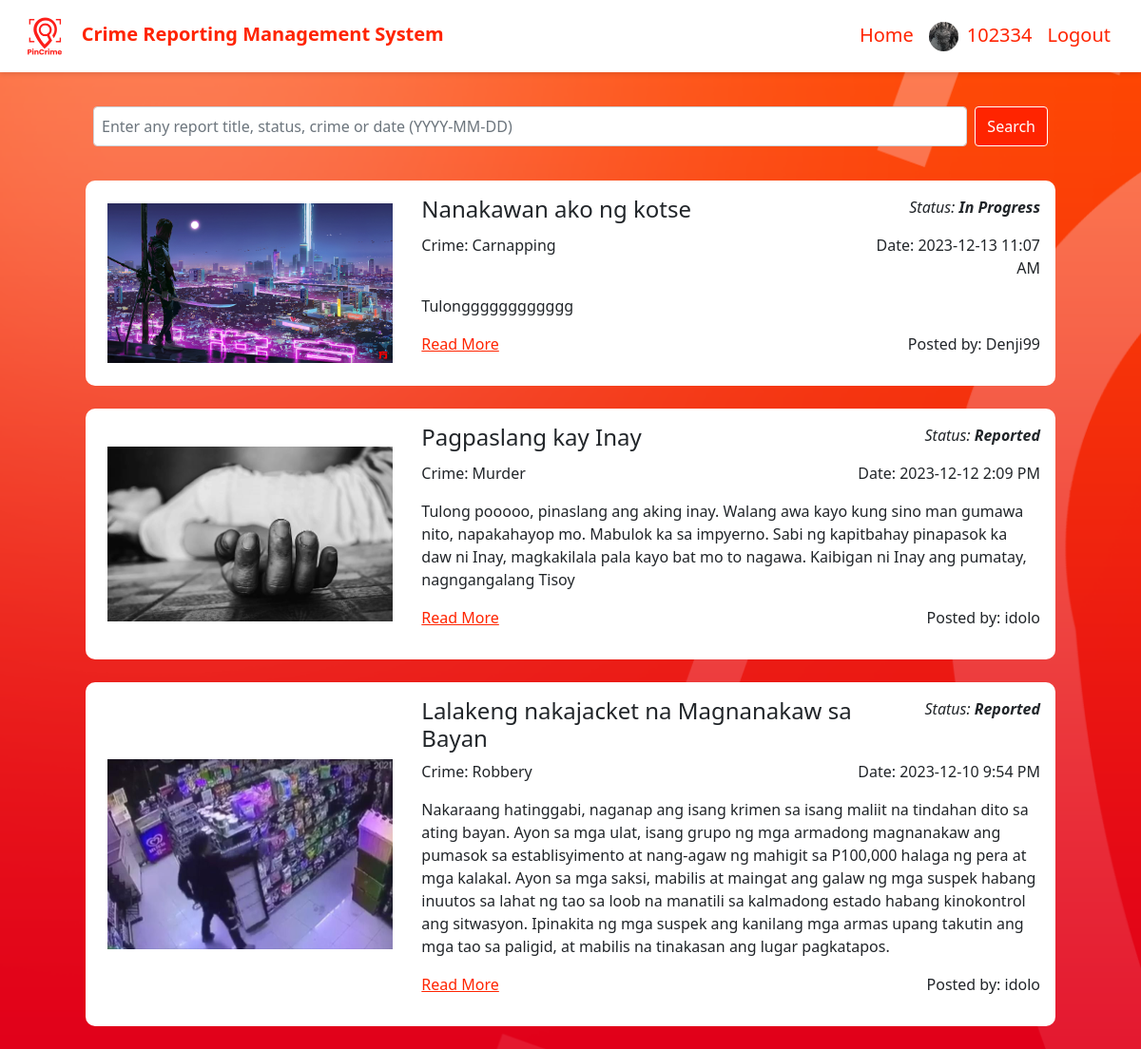
Page /police_home.php (signed in) on the committed database.
### tables this page shows
CREATE TABLE `police` (
  `policeID` int(11) NOT NULL,
  `pic` varchar(100) DEFAULT NULL,
  `lname` varchar(20) NOT NULL,
  `fname` varchar(20) NOT NULL,
  `mname` varchar(20) DEFAULT NULL,
  `street_add` varchar(50) DEFAULT NULL,
  `barangay_add` varchar(50) NOT NULL,
  `age` int(11) NOT NULL,
  `gender` varchar(5) NOT NULL,
  `civilstat` varchar(8) NOT NULL,
  `phone` varchar(11) NOT NULL,
  `email` varchar(40) NOT NULL,
  `division` varchar(60) NOT NULL,
  `rank` varchar(60) NOT NULL,
  `badgeID` varchar(6) NOT NULL,
  `password` varchar(10) NOT NULL
);

CREATE TABLE `report` (
  `reportID` int(11) NOT NULL,
  `title` varchar(50) NOT NULL,
  `status` varchar(15) NOT NULL,
  `crime` varchar(50) NOT NULL,
  `date` datetime NOT NULL,
  `pic_evidence` varchar(100) DEFAULT NULL,
  `content` varchar(600) NOT NULL,
  `username` varchar(20) NOT NULL,
  `latitude` double DEFAULT NULL,
  `longitude` double DEFAULT NULL,
  `address` varchar(150) NOT NULL
);

### police_home.php (the view, shortened to what this page needs)
<?php
    if (isset($_SESSION['email']) && isset($_SESSION['badgeID']) && isset($_SESSION['password'])) {
?>
<!DOCTYPE html>
<html lang="en">
<head>
    <link href="https://cdn.jsdelivr.net/npm/bootstrap@5.0.2/dist/css/bootstrap.min.css" rel="stylesheet">
    <link rel="stylesheet" href="https://cdn.datatables.net/1.13.6/css/jquery.dataTables.css">
</head>
<body >
    <?php
        require "police_header.php";
    ?>
    <div class="container-md my-4 p-2">
        <form class="d-flex my-1" action="police_home.php" method="POST">
            <input class="form-control me-2 p-2" type="search" placeholder="Enter any report title, status, crime or date (YYYY-MM-DD)" aria-label="Search" name="search_data" >
            <button class="btn btn-outline-primary" type="submit" style="background-color: #FF2400; border-color: white; color: white;">Search</button>
        </form>
    </div>
    <?php
        if (isset($_POST['search_data'])) {
            $searchTerm = $_POST['search_data'];
            $query = "SELECT * FROM report WHERE title LIKE '%$searchTerm%' OR status LIKE '%$searchTerm%' OR crime LIKE '%$searchTerm%' OR date LIKE '%$searchTerm%' ORDER BY date DESC";
            $result = $conn->query($query);
            if ($result === false) {
                die("Error executing query: " . $conn->error);
            }
            while($row = $result->fetch_assoc()) {
    ?>
            <div class="container my-4 p-3">
                <div class="row">
                    <div class="col-4 d-flex justify-content-center align-items-center">
                        <img src="<?php echo $row['pic_evidence'];?>" alt="Image" style="max-height: 200px; max-width: 300px;">
                    </div>
                    <div class="col-8">
                        <div class="row">
                            <div class="col-9 text-start"><h4><?php echo $row['title'];?></h4></div>
                            <div class="col-3 text-end"><i><p>Status: <b><?php echo $row['status']?></b></p></i></div>
                        </div>
                        <div class="row">
                            <div class="col-8 text-start"><p><?php echo "Crime: " . $row['crime'];?></p></div>
                            <div class="col-4 text-end"><p><?php echo "Date: " . date('Y-m-d g:i A', strtotime($row['date'])); ?></p></div>
                        </div>
                        <div class="row justify-content-center">
                            <p><?php echo $row['content']?></p>
                        </div>
                        <div class="row">
                            <a href="citizen_post.php?reportID=<?php echo $row['reportID'];?>" class="col-4 text-start" style="color: #FF2400;">Read More</a>
                            <p class="col-8 text-end"><?php echo "Posted by: " . $row['username']?></p>
                        </div>
                    </div>
                </div>
            </div>
    <?php
            }
            $result->free_result();
        } else {
            $result = $conn->query("SELECT * FROM report ORDER BY date DESC");
            while($row = $result->fetch_assoc()) {
    ?>
            <div class="container my-4 p-3">
                <div class="row">
                    <div class="col-4 d-flex justify-content-center align-items-center">
                        <img src="<?php echo $row['pic_evidence'];?>" alt="Image" style="max-height: 200px; max-width: 300px;">
                    </div>
                    <div class="col-8">
                        <div class="row">
                            <div class="col-9 text-start"><h4><?php echo $row['title'];?></h4></div>
                            <div class="col-3 text-end"><i><p>Status: <b><?php echo $row['status']?></b></p></i></div>
                        </div>
                        <div class="row">
                            <div class="col-8 text-start"><p><?php echo "Crime: " . $row['crime'];?></p></div>
                            <div class="col-4 text-end"><p><?php echo "Date: " . date('Y-m-d g:i A', strtotime($row['date'])); ?></p></div>
                        </div>
                        <div class="row justify-content-center">
                            <p><?php echo $row['content']?></p>
                        </div>
                        <div class="row">
                            <a href="police_post.php?reportID=<?php echo $row['reportID'];?>" class="col-4 text-start" style="color: #FF2400;">Read More</a>
                            <p class="col-8 text-end"><?php echo "Posted by: " . $row['username']?></p>
                        </div>
                    </div>
                </div>
            </div>
    <?php
            }
        }
    ?>
</body>
</html>
<?php
    } else {
        header("Location:invalid.php");
    }
?>

### police_header.php (shortened to what this page needs)
<header>
    <nav class="navbar navbar-expand-lg navbar-dark bg-white" style="box-shadow: 0px 2px 5px rgba(0, 0, 0, 0.1);">
        <div class="container-fluid px-4">
            <a class="navbar-brand" href="police_home.php">
                <img src="images/layout/logo_new.png" alt="PinCrime Logo" style="max-height: 50px; margin-right: 10px;">
                <b style="color: #FF2400;">Crime Reporting Management System</b>
            </a>
            <div class="collapse navbar-collapse" id="navbarNav">
                <ul class="navbar-nav ms-auto">
                    <li class="nav-item active">
                        <a class="nav-link" href="police_home.php" style="color: #FF2400; font-size: 20px;">Home</a>
                    </li>
                    <li class="nav-item">
                        <a class="nav-link" href="police_profile.php" style="color: #FF2400; font-size: 20px;">
                        <?php
                            require "conn.php";
                            $currentUser = $_SESSION['badgeID'];
                            $userResult = $conn->query("SELECT * from police WHERE badgeID = '$currentUser'");
                            while ($userRow = $userResult->fetch_assoc()) {
                        ?>
                        <img src="<?php echo $userRow['pic']?>" style="height: 31px; width: 31px; margin-right: 9px; border-radius: 50%; object-fit: cover; object-position: center;"><?php echo $userRow['badgeID']?>
                        <?php
                            }
                        ?>
                        </a>
                    </li>
                    <li class="nav-item">
                        <a class="nav-link" href="logout.php" style="color: #FF2400; font-size: 20px;">Logout</a>
                    </li>
                </ul>
            </div>
        </div>
    </nav>
</header>

### police_home.php (style rules this page uses)
body { background: url('images/layout/back.png'); background-repeat: no-repeat; background-attachment: fixed; background-size: cover; }
.container { background-color: white; max-width: 1020px; border-radius: 10px; }
.container-md { max-width: 1020px; border-radius: 5px; }

### rows in the picture
police: pic (picture), badgeID "102334"
report: pic_evidence (picture), title "Nanakawan ako ng kotse", status "In Progress", crime "Carnapping", date "2023-12-13 11:07 AM", content "Tulongggggggggggg", username "Denji99"
report: pic_evidence (picture), title "Pagpaslang kay Inay", status "Reported", crime "Murder", date "2023-12-12 2:09 PM", content "Tulong pooooo, pinaslang ang aking inay. Walang awa kayo kung sino man gumawa nito, napakahayop mo. Mabulok ka sa impyerno. Sabi ng kapitbahay pinapasok ka daw ni Inay, magkakilala pala kayo bat mo to nagawa. Kaibigan ni Inay ang pumatay, nagngangalang Tisoy", username "idolo"
report: pic_evidence (picture), title "Lalakeng nakajacket na Magnanakaw sa Bayan", status "Reported", crime "Robbery", date "2023-12-10 9:54 PM", content "Nakaraang hatinggabi, naganap ang isang krimen sa isang maliit na tindahan dito sa ating bayan. Ayon sa mga ulat, isang grupo ng mga armadong magnanakaw ang pumasok sa establisyimento at nang-agaw ng mahigit sa P100,000 halaga ng pera at mga kalakal. Ayon sa mga saksi, mabilis at maingat ang galaw ng mga suspek habang inuutos sa lahat ng tao sa loob na manatili sa kalmadong estado habang kinokontrol ang sitwasyon. Ipinakita ng mga suspek ang kanilang mga armas upang takutin ang mga tao sa paligid, at mabilis na tinakasan ang lugar pagkatapos.", username "idolo"
